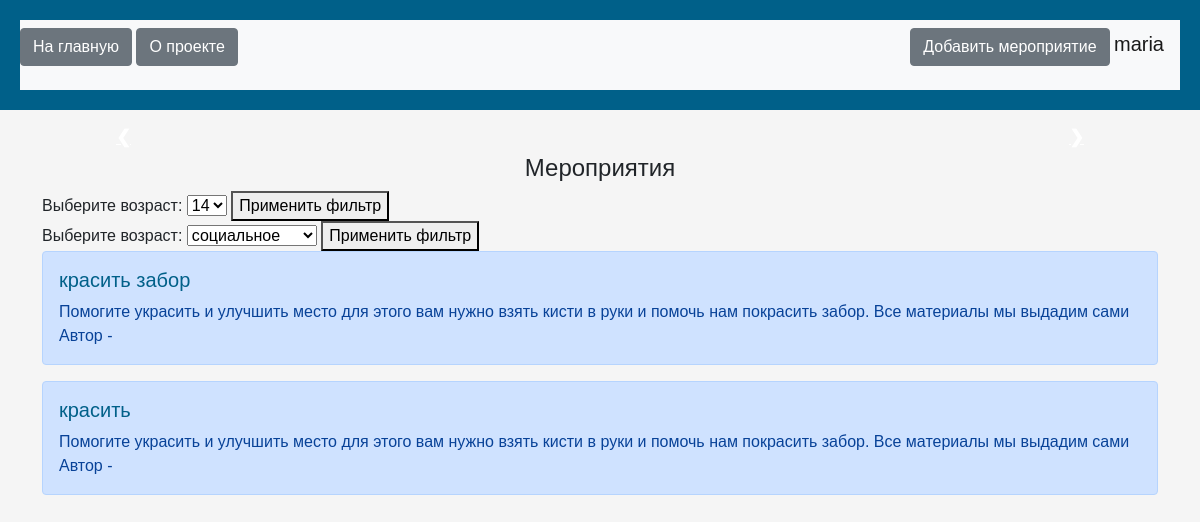
The page / (signed in) on the database its author committed.
### data/users.py (models this page shows, shortened)
class User(SqlAlchemyBase, UserMixin, SerializerMixin):
    __tablename__ = 'users'
    id = sqlalchemy.Column(sqlalchemy.Integer,
                           primary_key=True, autoincrement=True)
    name = sqlalchemy.Column(sqlalchemy.String, nullable=True)
    type_of_user = sqlalchemy.Column(sqlalchemy.Integer,
                                     sqlalchemy.ForeignKey('users.id'))
    email = sqlalchemy.Column(sqlalchemy.String,
                              index=True, unique=True, nullable=True)
    hashed_password = sqlalchemy.Column(sqlalchemy.String, nullable=True)
    modified_date = sqlalchemy.Column(sqlalchemy.DateTime,
                                     default=datetime.datetime.now)
    jobs = orm.relationship("Jobs", back_populates='user')

### data/jobs.py (models this page shows)
class Jobs(SqlAlchemyBase, SerializerMixin):
    __tablename__ = 'jobs'
    id = sqlalchemy.Column(sqlalchemy.Integer,
                           primary_key=True, autoincrement=True)
    team_leader = sqlalchemy.Column(sqlalchemy.Integer,
                                    sqlalchemy.ForeignKey("users.id"))
    job = sqlalchemy.Column(sqlalchemy.String, nullable=True)
    des = sqlalchemy.Column(sqlalchemy.String, nullable=True)
    spher = sqlalchemy.Column(sqlalchemy.String, nullable=True)
    start_date = sqlalchemy.Column(sqlalchemy.DateTime,
                                   default=datetime.datetime.now)
    end_date = sqlalchemy.Column(sqlalchemy.DateTime,
                                 default=datetime.datetime.now)
    age = sqlalchemy.Column(sqlalchemy.Integer, nullable=True)
    adress = sqlalchemy.Column(sqlalchemy.String, nullable=True)
    contact = sqlalchemy.Column(sqlalchemy.String, nullable=True)
    user = orm.relationship('User')

### main.py (the view)
@app.route('/', methods=['GET', 'POST'])
def index():
    db_sess = db_session.create_session()
    context = {}
    filtered_ads = []
    context["jobs"] = db_sess.query(Jobs).all()
    if request == 'POST':
        pass
    else:
        print(3)
        age = request.form.get('age')
        spher = request.form.get('spher')
        if age:
            if spher:
                for i in context['jobs']:
                    if str(i.age) == str(age) and str(i.spher) == str(spher):
                        filtered_ads.append(i)
            else:
                for i in context['jobs']:
                    if str(i.age) == str(age):
                        filtered_ads.append(i)
        else:
            if spher:
                for i in context['jobs']:
                    if str(i.spher) == str(spher):
                        filtered_ads.append(i)
            else:
                filtered_ads = context["jobs"]
    print(filtered_ads)
    return render_template('index.html', filtered_ads=filtered_ads, **context)

### data/db_session.py (called while the page is built)
def create_session() -> Session:
    global __factory
    return __factory()

### main.py (called while the page is built)
@login_manager.user_loader
def load_user(user_id):
    db_sess = db_session.create_session()
    return db_sess.get(User, user_id)

### templates/index.html (shortened to what this page needs)
{% extends "base.html" %}
{% block content %}
{% if current_user.is_authenticated %}
<head>
</head>
<div class="slideshow-container">
    <a class="prev" onclick="plusSlides(-1)">&#10094;</a>
    <a class="next" onclick="plusSlides(1)">&#10095;</a>
</div>
<br>
{% endif %}
<h1 align="center">Мероприятия</h1>
<form action="/" method="post">
    <label for="age">Выберите возраст:</label>
    <select name="age" id="age">
        <option value="14" {% if last_selected_age=='14' %}selected{% endif %}>14</option>
    </select>
    <button type="submit">Применить фильтр</button>
</form>
<form action="/" method="post">
    <label for="age">Выберите возраст:</label>
    <select name="spher" id="spher">
        <option value="социальное" >социальное</option>
    </select>
    <button type="submit">Применить фильтр</button>
</form>
{% for item in filtered_ads %}
<div class="alert alert-primary" role="alert" onclick="location.href='/jobbs/{{ item.job }}';">
    <h2>{{item.job}}</h2>
    <div>
        {{item.des}}
    </div>
    <div>
        Автор - {{item.user.name}}
    </div>
</div>
{% endfor %}
{% endblock %}

### templates/base.html (shortened to what this page needs)
<!doctype html>
<html lang="en">
    <head>
        <link rel="stylesheet"
              href="https://cdn.jsdelivr.net/npm/bootstrap@5.0.0-beta1/dist/css/bootstrap.min.css"
>
    <link rel="stylesheet" href="styles.css">
    </head>
    <body>
    <header>
    <nav class="navbar navbar-light bg-light">
        <p>
             <a href="/" class="btn btn-secondary">На главную</a>
            <a href="/about_us" class="btn btn-secondary">О проекте</a>
        </p>
        {% if current_user.is_authenticated %}
        <p>
            {% if current_user.type_of_user == 1 or current_user.type_of_user == 2 %}
            <a href="/add_jobs" class="btn btn-secondary">Добавить мероприятие</a>
            {% endif %}
            <a href="/logout" class="navbar-brand">{{ current_user.name }}</a>
        </p>
        {% else %}
        <p>
            <a class="btn btn-primary " href="/register">Зарегистрироваться</a>
            <a class="btn btn-success" href="/login">Войти</a>
        </p>
        {% endif %}
    </nav>
</header>
<main role="main" class="container">
    {% block content %}{% endblock %}
</main>
</body>
</html>

### styles/styles.css (style rules this page uses)
body { font-family: 'Arial', sans-serif; margin: 0; padding: 0; background-color: #f5f5f5; font-size: 16px; }
header { background-color: #006089; color: #fff; padding: 20px; text-align: center; margin-bottom: 20px; }
h1 { margin-top: 0; font-size: 24px; }
h2 { color: #006089; margin-top: 0; font-size: 20px; }
p { line-height: 1.6; }

### templates/index.html (style rules this page uses)
* { box-sizing: border-box }
body { font-family: Verdana, sans-serif; margin:0 }
.slideshow-container { max-width: 1000px; position: relative; margin: auto; }
.prev, .next { cursor: pointer; position: absolute; top: 50%; width: auto; padding: 16px; margin-top: -22px; color: white; font-weight: bold; font-size: 18px; transition: 0.6s ease; border-radius: 0 3px 3px 0; user-select: none; }
.next { right: 0; border-radius: 3px 0 0 3px; }

### rows shown on the page
User: name "maria"
Jobs: job "красить забор", des "Помогите украсить и улучшить место для этого вам нужно взять кисти в руки и помочь нам покрасить забор. Все материалы мы выдадим сами"
Jobs: job "красить", des "Помогите украсить и улучшить место для этого вам нужно взять кисти в руки и помочь нам покрасить забор. Все материалы мы выдадим сами"
